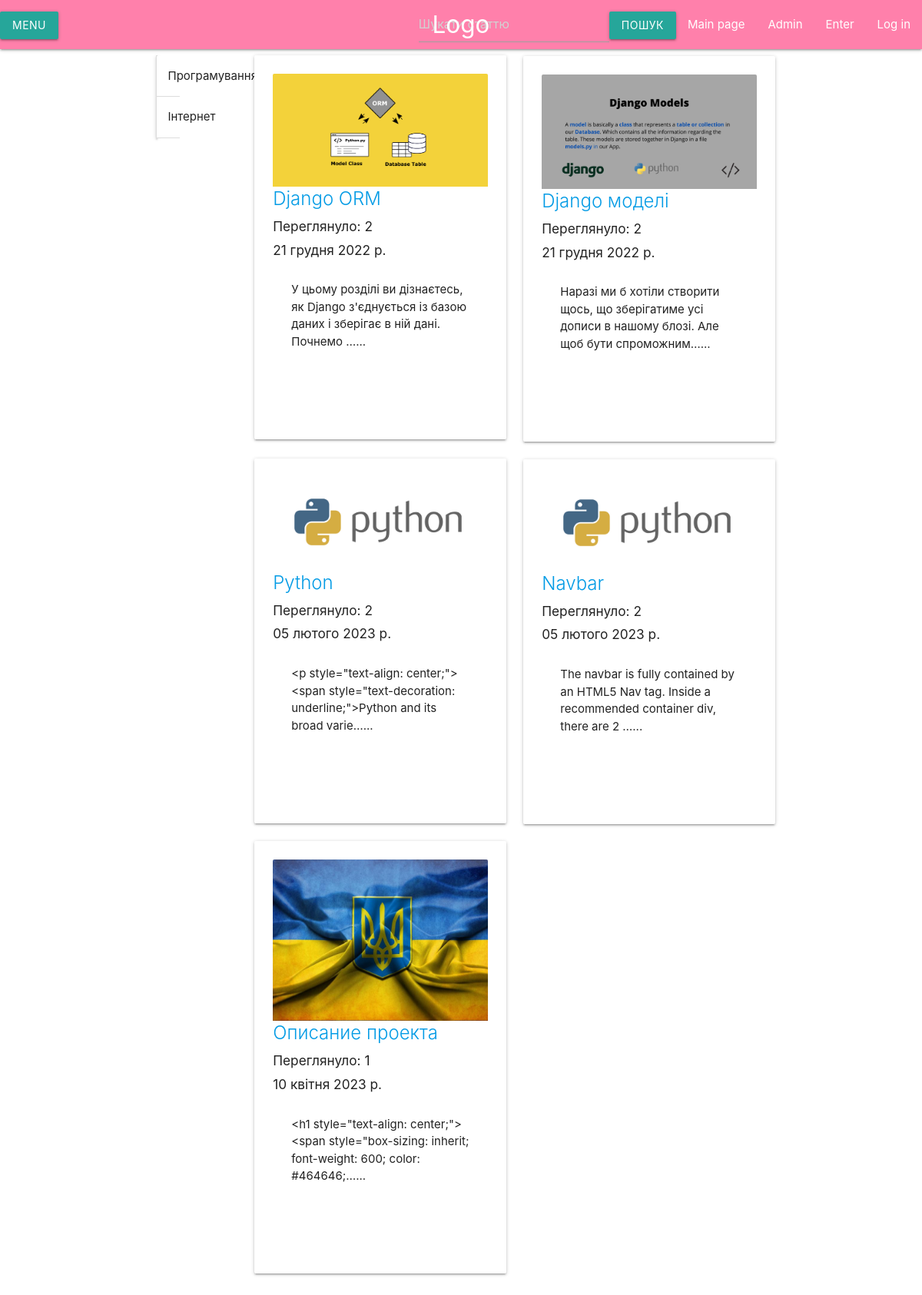
The page /category_internet/ on the database its author committed.
### blog/models.py (models this page shows, shortened)
class Category(models.Model):
    name = models.CharField(max_length=80)
    info = models.TextField(blank=True)
    category_slug = models.CharField(max_length=80, default="category_main")
    img = models.ImageField(upload_to='blog/static/img/categories',
                            height_field=None,
                            width_field=None,
                            verbose_name="Зображення категорії",
                            default='default.jpg')
    class Meta:
        verbose_name_plural = "Категорії"

class Post(models.Model):
    title = models.CharField(max_length=100) #CharField - тип для короткого тексту
    text = models.TextField() #для зберігання тексту
    created_at = models.DateField(default=timezone.now) #час коли таблиця створена
    post_slug = models.SlugField(max_length=80, default="default_post") #коротка назва поста для url
    img = models.ImageField(default = 'blog/static/img/default.jpeg',
                            upload_to='blog/static/img',
                            height_field=None, width_field=None,
                            max_length=200,
                            verbose_name="Картинка для поста") #поле для зображення
    views_number = models.ManyToManyField(User, related_name="views_rating", blank=True)
    likes = models.ManyToManyField(User, related_name="post_likes", blank=True)
    saving =  models.ManyToManyField(User, related_name="post_savings", blank=True)
    category = models.ForeignKey(Category, default=1,
                                 on_delete=models.SET_DEFAULT,
                                 verbose_name="Категорія")
    def get_views_number(self):
        return self.views_number.count()

### blog/views.py (the view, shortened to what this page needs)
# urls.py: path('<slug>/', views.slug_process), #з <> дані передаються в views.blog_main
def slug_process(request, slug):
    sidebar = Category.objects.all()
    categories = [ c.category_slug for c in sidebar]
    if slug in categories:
        category_posts = Post.objects.filter(category__category_slug=slug)
        return render(request, "category.html", {
            "posts" : category_posts,
            "sidebar": sidebar
        })

### blog/templates/category.html (shortened to what this page needs)
{% extends 'navbar.html' %}
    {% block content %}
            <div class = "container">
            <div class = "row ">
                {% for post in posts %}
                {% if forloop.first %}
                    <div class = "col s2 l l2">
                        {% include "sidebar.html" %}
                    </div>
                    <div class = "col s10 l l5">
                {% else %}
                        {% if forloop.counter|divisibleby:2 %}
                            <div class = "col s2">
                            </div>
                            <div class = "col s10 l l5">
                        {% else %}
                            <div class = "col s10 l l5 offset-s6 offset-l2">
                        {% endif %}
                {% endif %}
                    <div class="card hoverable">
                        <div class="card-content">
                            <div class="card-image">
                                <img class = "center-align responsive-img"
                                src="/{{ post.img }}">
                            </div>
                            <span class="card-title">
                                <a href="/{{ post.post_slug }}">{{ post.title }}</a>
                                </span>
                            <h6>Переглянуло: {{ post.get_views_number }}</h6>
                            <h6>{{ post.created_at }}</h6>
                            <div class="card-content">{{ post.text|truncatechars:100 }}...</div>
                            <br><br><br>
                        </div>
                    </div>
                </div>
            {% endfor %}
        </div>
    {% endblock %}

### blog/templates/sidebar.html (shortened to what this page needs)
<div class="col s12 l2 m2 ">
    <ul class="collapsible ">
        {% for cat in sidebar %}
            <li>
                <div class="collapsible-header">{{cat.name}}</div>
            </li>
        {% endfor %}
    </ul>
</div>

### rows shown on the page
Post: img (picture), title "Django ORM", get_views_number "2", created_at "21 грудня 2022 р.", text "У цьому розділі ви дізнаєтесь, як Django з'єднується із базою даних і зберігає в ній дані. Почнемо …"
Category: name "Програмування"
Category: name "Інтернет"
Post: img (picture), title "Django моделі", get_views_number "2", created_at "21 грудня 2022 р.", text "Наразі ми б хотіли створити щось, що зберігатиме усі дописи в нашому блозі. Але щоб бути спроможним…"
Post: img (placeholder picture), title "Python", get_views_number "2", created_at "05 лютого 2023 р.", text "<p style=\"text-align: center;\"><span style=\"text-decoration: underline;\">Python and its broad varie…"
Post: img (placeholder picture), title "Navbar", get_views_number "2", created_at "05 лютого 2023 р.", text "The navbar is fully contained by an HTML5 Nav tag. Inside a recommended container div, there are 2 …"
Post: img (picture), title "Описание проекта", get_views_number "1", created_at "10 квітня 2023 р.", text "<h1 style=\"text-align: center;\"><span style=\"box-sizing: inherit; font-weight: 600; color: #464646;…"
